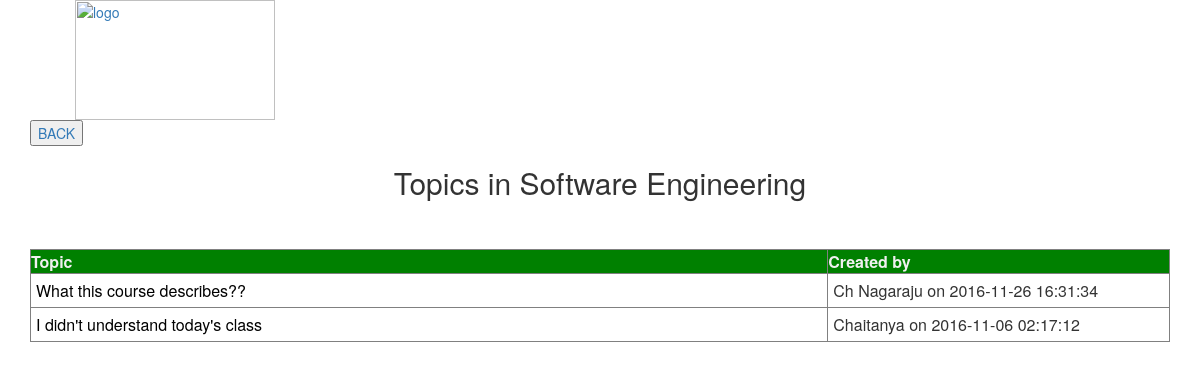
The page /version2/current.php?cid=13 (signed in) on the database its author committed.
### tables this page shows
CREATE TABLE IF NOT EXISTS `courses` (
  `fid` int(11) NOT NULL,
  `cid` int(11) NOT NULL AUTO_INCREMENT,
  `climit` int(100) DEFAULT NULL,
  `cname` varchar(100) NOT NULL,
  `cpreq` varchar(100) DEFAULT NULL,
  `descp` text NOT NULL,
  PRIMARY KEY (`cid`),
  KEY `fid` (`fid`)
);

CREATE TABLE IF NOT EXISTS `topicsstu` (
  `topic_id` int(11) NOT NULL AUTO_INCREMENT,
  `topic_subject` varchar(255) NOT NULL,
  `topic_date` datetime NOT NULL,
  `topic_name` varchar(500) NOT NULL,
  `topic_description` varchar(500) NOT NULL,
  `topic_by` int(11) NOT NULL,
  `subject_id` int(11) NOT NULL,
  PRIMARY KEY (`topic_id`)
);

CREATE TABLE IF NOT EXISTS `students` (
  `sid` int(11) NOT NULL AUTO_INCREMENT,
  `Name` varchar(100) NOT NULL,
  `Password` varchar(100) NOT NULL,
  `Roll_No` varchar(11) NOT NULL,
  `email_Id` varchar(40) NOT NULL,
  `Phone_no` int(11) NOT NULL,
  PRIMARY KEY (`sid`),
  UNIQUE KEY `email_Id` (`email_Id`)
);

### version2/current.php (the view, shortened to what this page needs)
<html>
<head>
 <link rel="stylesheet" href="css/bootstrap.min.css" type="text/css" />
</head>
<body>
  <nav class="container" >
      <div class="container">
          <div class="navbar-header">
              <a class="navbar-brand" href="index.php"></a>
          </div>
              <a href="index.php"><img src="images/logo3.png" width="200px" height="120px" title="logo" /></a>
          </div>
  </nav>
<div class="container">
<?php
include_once 'dbconnect.php';
 if (isset($_SESSION['usr_id']))
  {
  	$id=$_SESSION['usr_id'];
  	 $cid =$_GET['cid'];
  }
   $c1=mysqli_query($con,"select * from courses where cid=$cid and fid=$id");
    while($num1=mysqli_fetch_array($c1))
    {
        $n1=$num1['cname'];
    }
  echo "<left><button><a href=facpage.php>BACK</a></button></left>";
  echo "<center><h2>Topics in $n1</h2></center><br><br>";
$res1=mysqli_query($con,"select * from topicsstu where topic_name='$n1' and subject_id=$cid order by topic_date desc");
echo '<table border="1">
                      <tr>
                        <th>Topic</th>
                        <th>Created by</th>
                      </tr>';
while($res2=mysqli_fetch_array($res1))
     {
     	$tid=$res2['topic_id'];
      $sid=$res2['topic_by'];
 $dat=$res2['topic_date'];
       $a1=mysqli_query($con,"select * from students where sid=$sid");
       $a2=mysqli_fetch_array($a1);
       $sid1=$a2['Name'];
      $topic_sub=$res2['topic_subject'];
      echo "<tr>";
      echo "<td class='leftpart'>";
        echo "<a href=factopdisc.php?tid=$tid>$topic_sub</a>";
        echo "</td>";
        echo "<td class='rightpart'>";
        echo "$sid1 on $dat";
        echo "</td>";
        echo "</tr>";
            }
?>
</html>

### version2/current.php (style rules this page uses)
table { border-collapse: collapse; width: 100%; }
table a { color: #000; }
th { background-color: green; color: #F0F0F0; }
td { padding: 5px; }
.leftpart { width: 70%; }
.rightpart { width: 30%; }

### rows shown on the page
courses: cname "Software Engineering"
topicsstu: topic_subject "What this course describes??", students.Name "Ch Nagaraju", topic_date "2016-11-26 16:31:34"
topicsstu: topic_subject "I didn't understand today's class", students.Name "Chaitanya", topic_date "2016-11-06 02:17:12"
